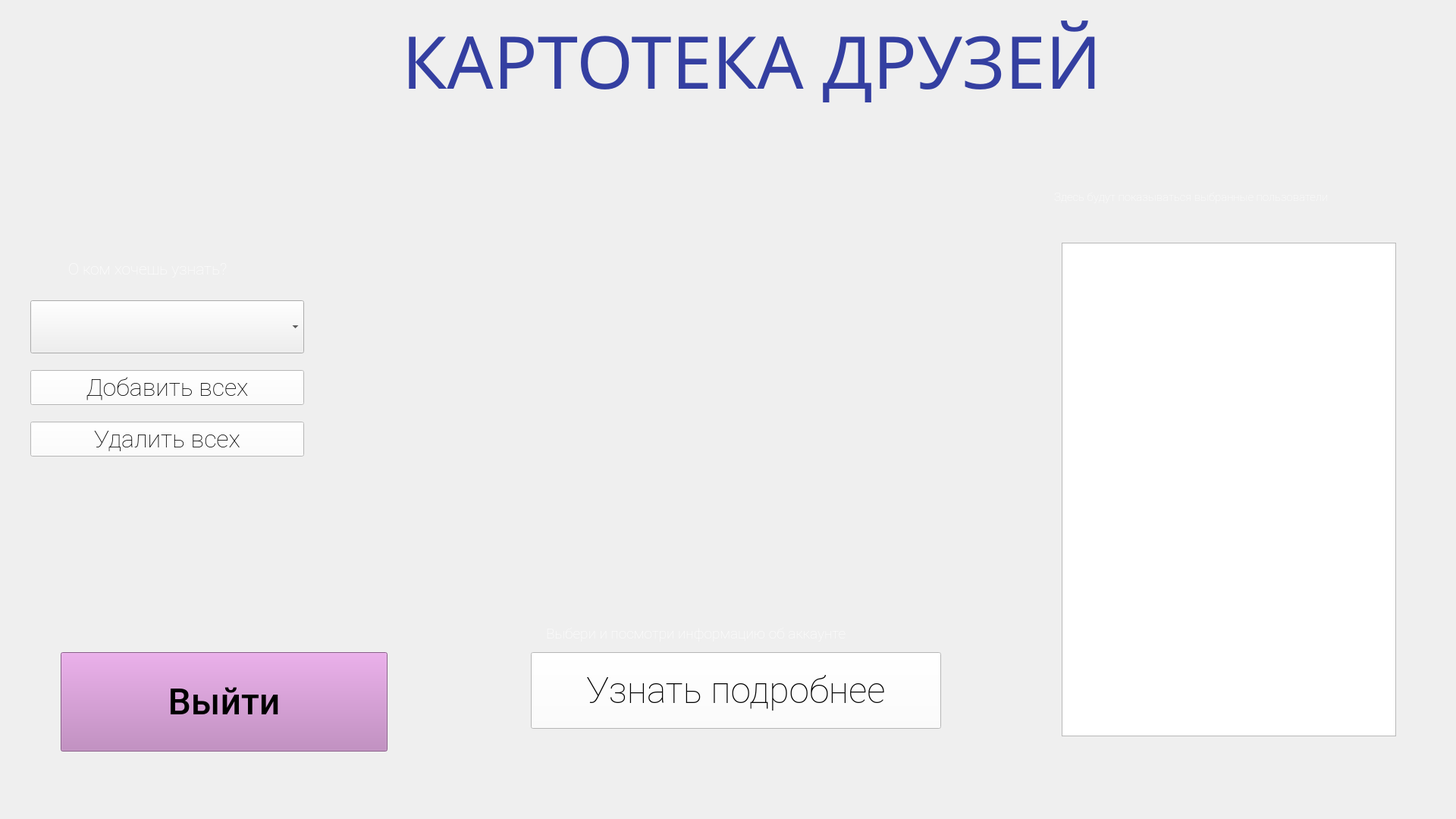
<?xml version="1.0" encoding="UTF-8"?>
<ui version="4.0">
 <class>MainWindow</class>
 <widget class="QMainWindow" name="MainWindow">
  <property name="geometry">
   <rect>
    <x>0</x>
    <y>0</y>
    <width>1920</width>
    <height>1080</height>
   </rect>
  </property>
  <property name="windowTitle">
   <string>MainWindow</string>
  </property>
  <widget class="QWidget" name="centralwidget">
   <widget class="QLabel" name="user_info">
    <property name="geometry">
     <rect>
      <x>720</x>
      <y>810</y>
      <width>501</width>
      <height>51</height>
     </rect>
    </property>
    <property name="font">
     <font>
      <family>Roboto Thin</family>
      <pointsize>14</pointsize>
     </font>
    </property>
    <property name="contextMenuPolicy">
     <enum>Qt::DefaultContextMenu</enum>
    </property>
    <property name="text">
     <string>&lt;html&gt;&lt;head/&gt;&lt;body&gt;&lt;p&gt;&lt;span style=&quot; color:#ffffff;&quot;&gt;Выбери и посмотри информацию об аккаунте&lt;/span&gt;&lt;/p&gt;&lt;/body&gt;&lt;/html&gt;</string>
    </property>
   </widget>
   <widget class="QListWidget" name="list_users">
    <property name="geometry">
     <rect>
      <x>1400</x>
      <y>320</y>
      <width>441</width>
      <height>651</height>
     </rect>
    </property>
   </widget>
   <widget class="QLabel" name="label_all">
    <property name="geometry">
     <rect>
      <x>90</x>
      <y>330</y>
      <width>281</width>
      <height>51</height>
     </rect>
    </property>
    <property name="font">
     <font>
      <family>Roboto Thin</family>
      <pointsize>18</pointsize>
     </font>
    </property>
    <property name="text">
     <string>&lt;html&gt;&lt;head/&gt;&lt;body&gt;&lt;p&gt;&lt;span style=&quot; font-size:16pt; color:#ffffff;&quot;&gt;О ком хочешь узнать?&lt;/span&gt;&lt;/p&gt;&lt;/body&gt;&lt;/html&gt;</string>
    </property>
   </widget>
   <widget class="QLabel" name="name_project">
    <property name="geometry">
     <rect>
      <x>530</x>
      <y>10</y>
      <width>991</width>
      <height>141</height>
     </rect>
    </property>
    <property name="font">
     <font>
      <family>Impact</family>
      <pointsize>72</pointsize>
      <weight>50</weight>
      <bold>false</bold>
     </font>
    </property>
    <property name="text">
     <string>&lt;html&gt;&lt;head/&gt;&lt;body&gt;&lt;p&gt;&lt;span style=&quot; color:#343fa1;&quot;&gt;КАРТОТЕКА ДРУЗЕЙ&lt;/span&gt;&lt;/p&gt;&lt;/body&gt;&lt;/html&gt;</string>
    </property>
   </widget>
   <widget class="QLabel" name="label_selected">
    <property name="geometry">
     <rect>
      <x>1390</x>
      <y>220</y>
      <width>441</width>
      <height>81</height>
     </rect>
    </property>
    <property name="font">
     <font>
      <family>Roboto Thin</family>
      <pointsize>11</pointsize>
     </font>
    </property>
    <property name="text">
     <string>&lt;html&gt;&lt;head/&gt;&lt;body&gt;&lt;p&gt;&lt;span style=&quot; color:#ffffff;&quot;&gt;Здесь будут показываться выбранные пользователи&lt;/span&gt;&lt;/p&gt;&lt;/body&gt;&lt;/html&gt;</string>
    </property>
   </widget>
   <widget class="QLabel" name="background">
    <property name="geometry">
     <rect>
      <x>0</x>
      <y>0</y>
      <width>1920</width>
      <height>1080</height>
     </rect>
    </property>
    <property name="sizePolicy">
     <sizepolicy hsizetype="Expanding" vsizetype="Expanding">
      <horstretch>0</horstretch>
      <verstretch>0</verstretch>
     </sizepolicy>
    </property>
    <property name="styleSheet">
     <string notr="true">background-image: url(:/main/background.jpg);</string>
    </property>
    <property name="text">
     <string/>
    </property>
   </widget>
   <widget class="QPushButton" name="pb_info_about_all">
    <property name="geometry">
     <rect>
      <x>700</x>
      <y>860</y>
      <width>541</width>
      <height>101</height>
     </rect>
    </property>
    <property name="font">
     <font>
      <family>Roboto Thin</family>
      <pointsize>36</pointsize>
      <weight>50</weight>
      <bold>false</bold>
     </font>
    </property>
    <property name="cursor">
     <cursorShape>ArrowCursor</cursorShape>
    </property>
    <property name="styleSheet">
     <string notr="true">background-color: rgb(255, 255, 255);</string>
    </property>
    <property name="text">
     <string>Узнать подробнее</string>
    </property>
   </widget>
   <widget class="QWidget" name="verticalLayoutWidget">
    <property name="geometry">
     <rect>
      <x>40</x>
      <y>380</y>
      <width>361</width>
      <height>241</height>
     </rect>
    </property>
    <layout class="QVBoxLayout" name="verticalLayout">
     <item>
      <widget class="QComboBox" name="users_all">
       <property name="sizePolicy">
        <sizepolicy hsizetype="Preferred" vsizetype="Preferred">
         <horstretch>0</horstretch>
         <verstretch>0</verstretch>
        </sizepolicy>
       </property>
       <property name="maximumSize">
        <size>
         <width>16777215</width>
         <height>70</height>
        </size>
       </property>
       <property name="font">
        <font>
         <family>Roboto Thin</family>
         <pointsize>20</pointsize>
        </font>
       </property>
       <property name="contextMenuPolicy">
        <enum>Qt::DefaultContextMenu</enum>
       </property>
       <property name="acceptDrops">
        <bool>false</bool>
       </property>
      </widget>
     </item>
     <item>
      <widget class="QPushButton" name="pb_add_everyone">
       <property name="font">
        <font>
         <family>Roboto Thin</family>
         <pointsize>24</pointsize>
        </font>
       </property>
       <property name="styleSheet">
        <string notr="true">background-color: rgb(255, 255, 255);</string>
       </property>
       <property name="text">
        <string>Добавить всех</string>
       </property>
      </widget>
     </item>
     <item>
      <widget class="QPushButton" name="pb_remove_everyone">
       <property name="font">
        <font>
         <family>Roboto Thin</family>
         <pointsize>24</pointsize>
        </font>
       </property>
       <property name="styleSheet">
        <string notr="true">background-color: rgb(255, 255, 255);</string>
       </property>
       <property name="text">
        <string>Удалить всех</string>
       </property>
      </widget>
     </item>
    </layout>
   </widget>
   <widget class="QPushButton" name="pb_exit">
    <property name="geometry">
     <rect>
      <x>80</x>
      <y>860</y>
      <width>431</width>
      <height>131</height>
     </rect>
    </property>
    <property name="font">
     <font>
      <family>Roboto Medium</family>
      <pointsize>36</pointsize>
     </font>
    </property>
    <property name="styleSheet">
     <string notr="true">background-color: rgb(191, 127, 191);</string>
    </property>
    <property name="text">
     <string>Выйти</string>
    </property>
   </widget>
   <zorder>background</zorder>
   <zorder>user_info</zorder>
   <zorder>list_users</zorder>
   <zorder>label_all</zorder>
   <zorder>name_project</zorder>
   <zorder>label_selected</zorder>
   <zorder>pb_info_about_all</zorder>
   <zorder>verticalLayoutWidget</zorder>
   <zorder>pb_exit</zorder>
  </widget>
 </widget>
 <resources>
  <include location="background.qrc"/>
 </resources>
 <connections/>
</ui>
